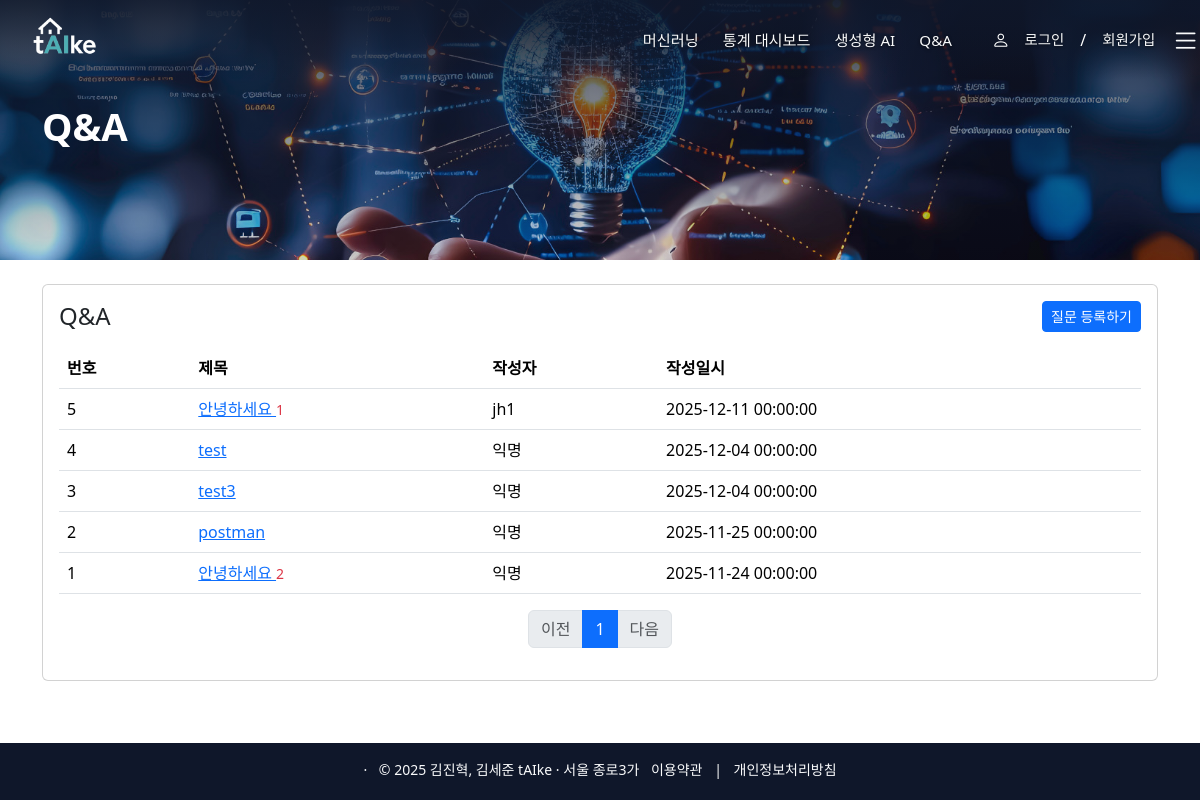
Page /question/list/ on the committed database.
### pybo/models.py (models this page shows)
class Question(db.Model):
    __tablename__ = 'question'
    id = db.Column(db.Integer, db.Sequence('question_seq', start=1, increment=1), primary_key=True)
    subject = db.Column(db.String(200), nullable=False)
    content = db.Column(db.Text(), nullable=False)
    create_date = db.Column(db.DateTime(), nullable=False)
    user_id = db.Column(db.Integer, db.ForeignKey('users.id', ondelete='CASCADE'))
    user = db.relationship('Users', backref=db.backref('question_set'))

### pybo/views/question_views.py (the view)
@bp.route('/list/')
def _list():
    page = request.args.get('page', type=int, default=1)
    question_list = qna_service.get_question_list(page=page, per_page=10)
    return render_template('question/qna.html', question_list=question_list)

### pybo/service/qna_service.py (called while the page is built)
    def get_question_list(self, page: int, per_page: int = 10):
        return self.question_repo.get_question_page(page, per_page)

### pybo/service/question_repository.py (called while the page is built)
    def get_question_page(self, page: int, per_page: int = 10): # 질문 목록(페이징)
        return (
            Question.query
            .order_by(Question.create_date.desc())
            .paginate(page=page, per_page=per_page)
        )

### pybo/views/auth_views.py (called while the page is built)
@bp.before_app_request
def load_logged_in_user():
    user_id = session.get('user_id')
    if user_id is None:
        g.user = None
    else:
        g.user = Users.query.get(user_id)

### pybo/templates/question/qna.html
{% extends 'base.html' %}
{% block body_class %}hero-page{% endblock %}
{% block content %}
<section class="hero-section hero-qna">
  <div class="hero-overlay"></div>
  <div class="container hero-inner">
    <h1 class="hero-title">Q&A</h1>
  </div>
</section>
<div class="container mt-4 mb-5">
    <div class="card">
        <div class="card-body">
            <div class="d-flex justify-content-between align-items-center mb-3">
                <h4 class="mb-0">Q&A</h4>
                <a href="{{ url_for('question.create') }}" class="btn btn-primary btn-sm">
                    질문 등록하기
                </a>
            </div>
            <table class="table">
                <thead>
                <tr class="thead-dark">
                    <th>번호</th>
                    <th>제목</th>
                    <th>작성자</th>
                    <th>작성일시</th>
                </tr>
                </thead>
                <tbody>
                {% if question_list %}
                    {% for question in question_list.items %}
                    <tr>
                        <td>
                            {{ question_list.total - ((question_list.page-1) * question_list.per_page) - loop.index0 }}
                        </td>
                        <td>
                            <a href="{{ url_for('question.detail', question_id=question.id) }}">
                                {{ question.subject }}
                            </a>
                            {% if question.answer_set|length > 0 %}
                            <span class="text-danger small ml-2">
                                {{ question.answer_set|length }}
                            </span>
                            {% endif %}
                        </td>
                        <td>
                            {% if question.user %}
                                {{ question.user.username }}
                            {% else %}
                                익명
                            {% endif %}
                        </td>
                        <td>{{ question.create_date }}</td>
                    </tr>
                    {% endfor %}
                {% else %}
                    <tr>
                        <td colspan="4">질문이 없습니다.</td>
                    </tr>
                {% endif %}
                </tbody>
            </table>
            <ul class="pagination justify-content-center">
                {% if question_list.has_prev %}
                <li class="page-item">
                    <a class="page-link" href="?page={{ question_list.prev_num }}">이전</a>
                </li>
                {% else %}
                <li class="page-item disabled">
                    <a class="page-link" tabindex="-1" aria-disabled="true" href="#">이전</a>
                </li>
                {% endif %}
                {% for page_num in question_list.iter_pages() %}
                    {% if page_num %}
                        {% if page_num != question_list.page %}
                        <li class="page-item">
                            <a class="page-link" href="?page={{ page_num }}">{{ page_num }}</a>
                            </li>
                        {% else %}
                        <li class="page-item active" aria-current="page">
                            <a class="page-link" href="#">{{ page_num }}</a>
                        </li>
                        {% endif %}
                    {% else %}
                    <li class="page-item disabled">
                        <a class="page-link" href="#">...</a>
                    </li>
                    {% endif %}
                {% endfor %}
                {% if question_list.has_next %}
                <li class="page-item">
                    <a class="page-link" href="?page={{ question_list.next_num }}">다음</a>
                </li>
                {% else %}
                <li class="page-item disabled">
                    <a class="page-link" tabindex="-1" aria-disabled="true" href="#">다음</a>
                </li>
                {% endif %}
            </ul>
        </div>
    </div>
</div>
{% endblock %}

### pybo/templates/base.html (shortened to what this page needs)
<!DOCTYPE html>
<html lang="en">
<head>
    <link rel="stylesheet" href="{{ url_for('static', filename='bootstrap.min.css') }}">
    <link rel="stylesheet" href="{{ url_for('static', filename='style.css') }}">
    <link rel="stylesheet" href="{{ url_for('static', filename='bootstrap-icons.css') }}">
    <link rel="stylesheet" href="{{ url_for('static', filename='css/base.css') }}">
</head>
<body class="d-flex flex-column min-vh-100 {% block body_class %}{% endblock %}">
<header class="site-header">
    <div class="container d-flex justify-content-between align-items-center">
        <div class="brand d-flex align-items-center">
            <a href="/" class="d-flex align-items-center">
                <img src="{{ url_for('static', filename='images/logo.png') }}" height="80" class="mr-2">
            </a>
        </div>
        {% if not auth_page %}
        <nav class="top-menu d-flex align-items-center">
            <a href="{{ url_for('main.predict') }}" class="top-menu-link">머신러닝</a>
            <a href="{{ url_for('main.dashboard') }}" class="top-menu-link">통계 대시보드</a>
            <a href="{{ url_for('main.ai') }}" class="top-menu-link">생성형 AI</a>
            <a href="{{ url_for('main.qna') }}" class="top-menu-link">Q&amp;A</a>
            <div class="top-menu-auth d-flex align-items-center">
                {% if g.user %}
                    <i class="bi bi-person-fill auth-icon"></i>
                    <span class="auth-username me-2">
                        {{ g.user.username }}
                    </span>
                    <a href="{{ url_for('auth.logout') }}" class="auth-link">로그아웃</a>
                {% else %}
                    <i class="bi bi-person auth-icon"></i>
                    <a href="{{ url_for('auth.login') }}" class="auth-link">로그인</a>
                    <span class="auth-separator">/</span>
                    <a href="{{ url_for('auth.signup') }}" class="auth-link">회원가입</a>
                {% endif %}
            </div>
        </nav>
        <button class="nav-toggle" type="button" id="nav-toggle" aria-label="메뉴 열기">
            <i class="bi bi-list"></i>
        </button>
        {% endif %}
    </div>
</header>
<main class="flex-fill">
    <div class="container-fluid p-0">
        {% block content %}
        {% endblock %}
    </div>
</main>
<footer class="site-footer py-3">
    <div class="container text-center small">
        <div class="mb-1">
            <span class="mx-2">·</span>
            <span>© 2025 김진혁, 김세준 tAIke · 서울 종로3가</span>
            <a href="{{ url_for('main.terms') }}" class="text-decoration-none mx-2">이용약관</a>
            |
            <a href="{{ url_for('main.privacy') }}" class="text-decoration-none mx-2">개인정보처리방침</a>
        </div>
    </div>
</footer>
</body>
</html>

### pybo/static/style.css (style rules this page uses)
:root { --taike-navy: #0b1f4b; --taike-dark: #0F172A; --taike-mint: #3fd5c6; }
html, body { height: 100%; margin: 0; scroll-behavior: smooth; }
html { scroll-snap-type: none; }
.site-header { position: relative; top: 0; left: 0; width: 100%; height: 80px; z-index: 1000; background: var(--taike-dark); box-shadow: 0 2px 4px rgba(15, 23, 42, 0.04); }
.site-header .container { height: 100%; padding-top: 0 !important; padding-bottom: 0 !important; display: flex; align-items: center; max-width: 1320px; margin: 0 auto; padding-left: 0 !important; padding-right: 0 !important; }
.site-header .brand img { height: 80px; display: block; }
.site-header .brand a { padding: 0; margin: 0; line-height: 1; }
.site-header .brand { margin-left: 24px; }
.top-menu { display: flex; align-items: center; margin-left: auto; }
.top-menu-link { text-decoration: none; color: #f9fafb; font-weight: 500; font-size: 0.95rem; margin-left: 24px; }
.top-menu-link:first-child { margin-left: 0; }
.top-menu-auth { display: flex; align-items: center; gap: 8px; margin-left: 32px; }
.auth-icon { font-size: 1.1rem; margin-right: 7px; color: #ffffff; }
.auth-separator { color: #ffffff; margin: 0 0.5rem; }
.auth-link { text-decoration: none; color: #f9fafb; font-size: 0.9rem; }
.nav-toggle { background: none; border: none; color: #f9fafb; font-size: 1.8rem; margin-left: 16px; cursor: pointer; padding: 0; }
body.home-page .site-header, body.hero-page .site-header { position: absolute; top: 0; left: 0; width: 100%; background: linear-gradient( to bottom, rgba(15, 23, 42, 0.75), rgba(15, 23, 42, 0.0) ); box-shadow: none; }
body.home-page .top-menu-link, body.hero-page .top-menu-link, body.home-page .auth-link, body.hero-page .auth-link { color: #f9fafb; text-shadow: 0 1px 3px rgba(0, 0, 0, 0.6); }
body.home-page .top-menu-auth, body.hero-page .top-menu-auth { margin-left: 40px; }
.site-footer { background-color: var(--taike-dark); color: #f9fafb; }
.site-footer a { color: #f9fafb; }
.hero-section { position: relative; width: 100%; min-height: 260px; background-size: cover; background-position: center center; display: flex; align-items: center; color: #fff; }
.hero-overlay { position: absolute; inset: 0; background: linear-gradient( to bottom, rgba(15, 23, 42, 0.80), rgba(15, 23, 42, 0.45), rgba(15, 23, 42, 0.10) ); }
.hero-inner { position: relative; z-index: 1; }
.hero-title { font-size: 2.4rem; font-weight: 700; }
.hero-section.hero-qna { background: url("/static/images/hero-qna.jpg") center/cover no-repeat !important; }

### pybo/static/css/base.css (style rules this page uses)
.hero-section { position: relative; overflow: hidden; margin-bottom: 0; }

### rows in the picture
Question: ID "5", subject "안녕하세요", answer_set|length "1", user.username "jh1", create_date "2025-12-11 00:00:00"
Question: total "4", subject "test", shows "익명", create_date "2025-12-04 00:00:00"
Question: total "3", subject "test3", shows "익명", create_date "2025-12-04 00:00:00"
Question: ID "2", subject "postman", shows "익명", create_date "2025-11-25 00:00:00"
Question: ID "1", subject "안녕하세요", answer_set|length "2", shows "익명", create_date "2025-11-24 00:00:00"

### other values in the picture
{{ page_num }} "1"
